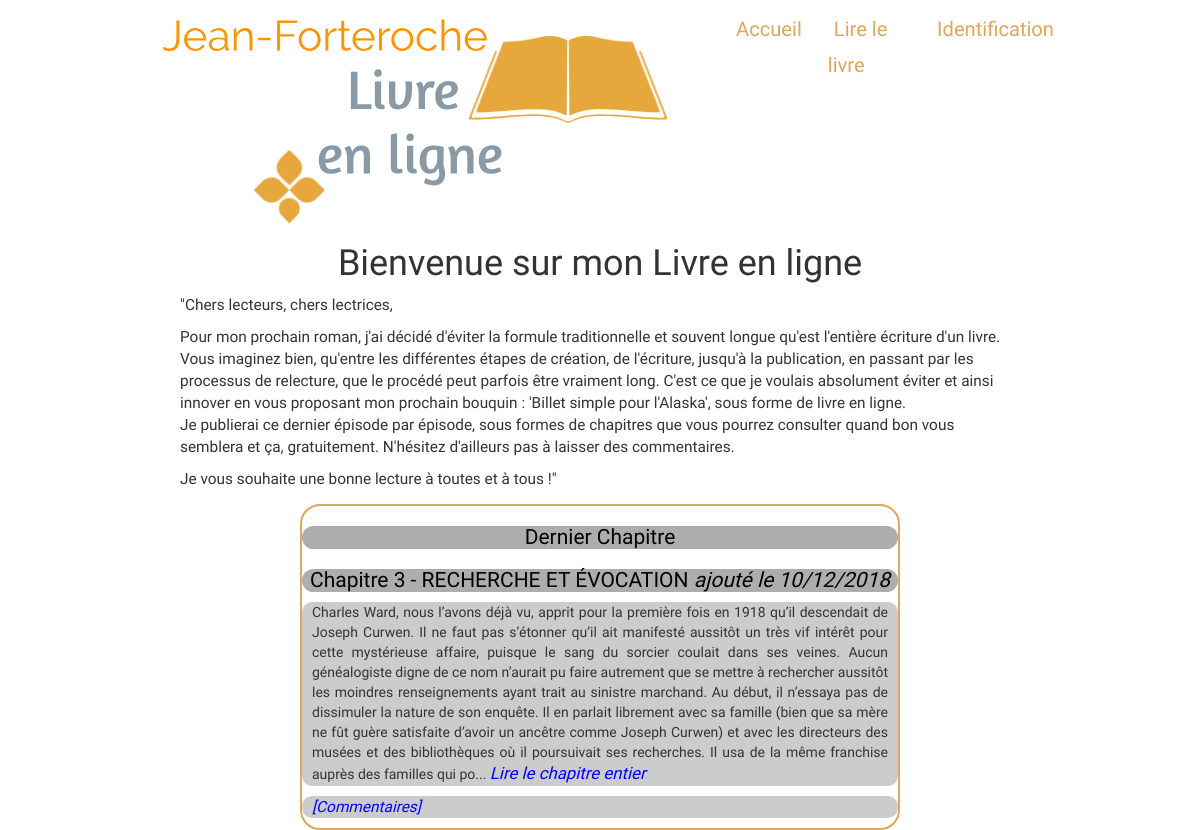
The page / on the database its author committed.
### tables this page shows
CREATE TABLE IF NOT EXISTS `posts` (
  `id` int(11) NOT NULL AUTO_INCREMENT,
  `chapter_id` int(11) NOT NULL,
  `post_title` varchar(255) NOT NULL,
  `post_content` text NOT NULL,
  `creation_date` datetime NOT NULL,
  PRIMARY KEY (`id`)
);

### controller/ControllerPosts.php (called while the page is built, shortened)
<?php
require_once('model/PostManager.php');
class ControllerPosts
{
    public function lastPost()
    {
        $postManager = new PostManager();
        $lastChapter = $postManager->getLastPost();
        require('view/welcomeView.php');
    }
}

### model/PostManager.php (called while the page is built, shortened)
<?php
class PostManager extends Manager
{
    public function getLastPost()
    {
        $db = $this->dbConnect();
        $lastPost = $db->query('SELECT id, chapter_id, post_title, post_content, DATE_FORMAT(creation_date, \'%d/%m/%Y\') AS creation_date_fr FROM posts ORDER BY creation_date DESC LIMIT 0, 1');
        return $lastPost;
    }
}

### view/welcomeView.php (the view, shortened to what this page needs)
<div class="index_pages">
	<section id="welcome_index">
		<h1>Bienvenue sur mon Livre en ligne</h1>
		<p> "Chers lecteurs, chers lectrices,</p>
		<p>Pour mon prochain roman, j'ai décidé d'éviter la formule traditionnelle et souvent longue qu'est l'entière écriture d'un livre. Vous imaginez bien, qu'entre les différentes étapes de création, de l'écriture, jusqu'à la publication, en passant par les processus de relecture, que le procédé peut parfois être vraiment long. C'est ce que je voulais absolument éviter et ainsi innover en vous proposant mon prochain bouquin : 'Billet simple pour l'Alaska', sous forme de livre en ligne.<br/>
		Je publierai ce dernier épisode par épisode, sous formes de chapitres que vous pourrez consulter quand bon vous semblera et ça, gratuitement. N'hésitez d'ailleurs pas à laisser des commentaires.</p>
		<p>Je vous souhaite une bonne lecture à toutes et à tous !"</p>
	</section>
		<section id="welcome_lastPosts">
			<h3>Dernier Chapitre</h3>
			<?php
			while ($data = $lastChapter->fetch())
			{
			?>
		    	<div class="chapter">
		        	<h3>
		            	<?= htmlspecialchars($data['post_title']) ?>
		            	<em>ajouté le <?= $data['creation_date_fr'] ?></em>
		        	</h3>
			        <p>
			            <?= nl2br(substr($data['post_content'], 0, 1000)) . '... ' ?> <em><a class="all_chapter" href="index.php?action=post&amp;id=<?= $data['id'] ?>">Lire le chapitre entier</a></em>
			        </p>
			        <p>
			            <em><a class="comments" href="index.php?action=comments&amp;id=<?= $data['id'] ?>">[Commentaires]</a></em>
			            <br />
			        </p>
			    </div>
			<?php
			}
			?>
		</section>
</div>
<?php require('template.php'); ?>

### public/css/style.css (style rules this page uses)
body { font-family: 'Roboto Regular', serif; }
h1, h3 { text-align:center; }
h3 { background-color:#adadad; color:black; border-radius: 20px; font-size:1.5em; margin-bottom:0px; }
.index_pages { display: flex; flex-direction: column; justify-content: center; align-items: center; }
#welcome_index { width: 70%; height: 100px; margin-right: 20px; margin-left: 20px; font-size: 1.1em; margin-bottom: 180px; }
#welcome_lastPosts { border: 2px solid #e1a55b; border-radius: 20px; width: 50%; margin-left: 60px; margin-right: 60px; }
.chapter p { background-color:#CCCCCC; margin-top:0px; padding-left: 10px; padding-right: 10px; border-radius: 10px; }
.chapter { margin:auto; }
.all_chapter { text-decoration: none; color: blue; font-size: 1.2em; }
.comments { text-decoration: none; color: blue; font-size: 1.1em; }

### rows shown on the page
posts: post_title "Chapitre 3 - RECHERCHE ET ÉVOCATION", creation_date_fr "10/12/2018", post_content "Charles Ward, nous l’avons déjà vu, apprit pour la première fois en 1918 qu’il descendait de Joseph Curwen. Il ne faut pas s’étonner qu’il ait manifesté aussitôt un très vif intérêt pour cette mystérieuse affaire, puisque le sang du sorcier coulait dans ses veines. Aucun généalogiste digne de ce nom n’aurait pu faire autrement que se mettre à rechercher aussitôt les moindres renseignements ayant trait au sinistre marchand. Au début, il n’essaya pas de dissimuler la nature de son enquête. Il en parlait librement avec sa famille (bien que sa mère ne fût guère satisfaite d’avoir un ancêtre comme Joseph Curwen) et avec les directeurs des musées et des bibliothèques où il poursuivait ses…"
